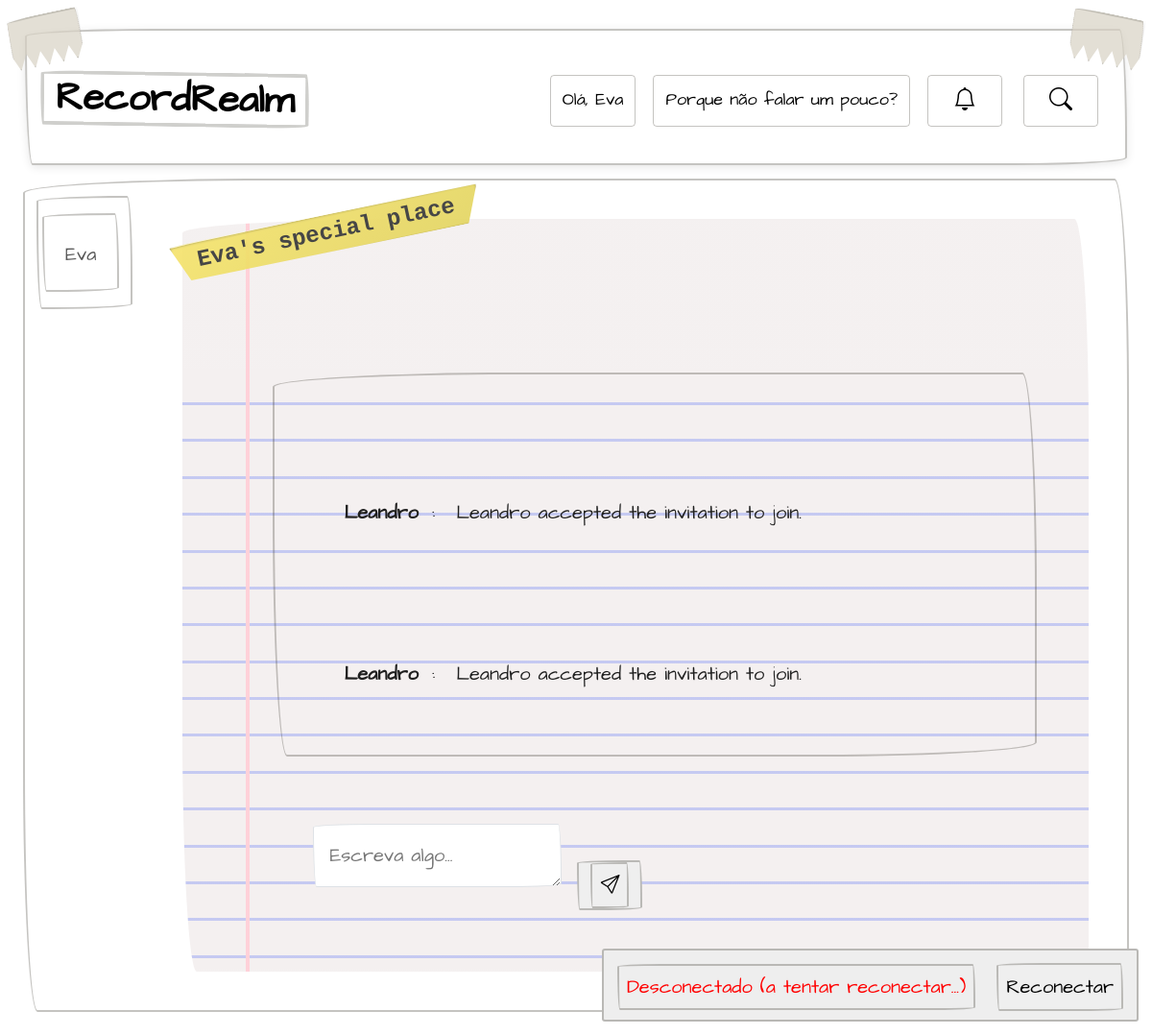
Screenshot of /rooms/rooms/evas-special-place-eva/ (signed in) with the database file from the repository.
### room/models.py (models this page shows, shortened)
class Room(models.Model):
    nome = models.CharField(max_length=23)
    slug = models.SlugField(unique=True, blank=True)
    dono = models.ForeignKey(
        settings.AUTH_USER_MODEL,
        related_name='owned_rooms',
        on_delete=models.CASCADE
    )
    membros = models.ManyToManyField(
        settings.AUTH_USER_MODEL,
        related_name='rooms',
        blank=True
    )
    privado_def = models.BooleanField(default=True)

class Message(models.Model):
    room = models.ForeignKey(Room, related_name='messages', on_delete=models.CASCADE)
    user = models.ForeignKey(User, related_name='messages', on_delete=models.CASCADE)
    content = models.TextField()
    date_added = models.DateTimeField(auto_now_add=True)
    class Meta:
        ordering = ('date_added',)

### room/views.py (the view, shortened to what this page needs)
# urls.py: path('rooms/<slug:slug>/', views.room_detail, name='room_detail'),
@login_required
def room_detail(request, slug):
    room = get_object_or_404(Room, slug=slug)
    if room.privado_def and request.user not in room.membros.all():
        return render(request, 'room/forbidden.html', status=403)
    messages_list = room.messages.all()
    users = room.membros.all()
    return render(request, 'room/room.html', {
        'room': room,
        'messages': messages_list,
        'users': users
    })

### room/templates/room/room.html (shortened to what this page needs)
{% extends 'core/base.html' %}
{% block content %}
<div class="chat-container" style="display: flex; gap: 1rem; align-items: flex-start;">
  <ul style="list-style: none; padding-left: 0;">
    {% for user in users %}
      <li class="utilizadores" style="margin-bottom: 0.5rem; display: flex; align-items: center; justify-content: space-between;">
        <a href="{% url 'user_info' user.id %}" style="border-color: transparent; text-decoration: none;">{{ user.username }}</a>
      </li>
    {% endfor %}
  </ul>
  <div class="paper-chat" style="border-color: transparent; flex: 1; min-width: 0;">
    <h1 class="fita">{{ room.nome }}</h1>
    <div id="chat-messages" class="space-y-3" style="max-height: 400px; overflow-y: auto;">
      {% for m in messages %}
      <div id="mensagem-{{ m.id }}" data-id="{{ m.id }}" style="border-radius: 5px;">
        <div style="display: flex; justify-content: space-between; align-items: center; border-color: transparent;">
          <div style="border-color: transparent;">
            <b class="label" style="border-color: transparent;">{{ m.user.username }}</b>: <span style="border-color: transparent;" id="message-content-{{ m.id }}">{{ m.content }}</span>
          </div>
        </div>
      </div>
      {% endfor %}
    </div>
    <div style="border-color: transparent;">
      <form method="post" action="." id="chat-form" class="relative" style="border-color: transparent;">
        <div style="border-color: transparent;">
          <textarea
            name="content"
            id="chat-message-input"
            class="w-full pr-12 resize-none border rounded-xl p-3"
            placeholder="Escreva algo..."
            autocomplete="off"
            rows="1"
          ></textarea>
          <button
            type="submit"
            id="chat-message-submit"
            class="absolute right-3 top-1/2 -translate-y-1/2 text-teal-600 hover:text-teal-800"
          >
            <i class="bi bi-send text-xl"></i>
          </button>
        </div>
      </form>
    </div>
  </div>
</div>
<div id="connection-status" style="position: fixed; bottom: 10px; right: 10px; padding: 5px 10px; border-radius: 3px; background: #eee; z-index: 1000;">
    <span id="status-text">Conectando...</span>
    <button id="reconnect-btn" style="margin-left: 10px; display: none;">Reconectar</button>
</div>
{% endblock %}

### core/templates/core/base.html (shortened to what this page needs)
{% load static %}
<!DOCTYPE html>
<html>
  <head>
    <link href="https://cdn.jsdelivr.net/npm/bootstrap-icons/font/bootstrap-icons.css" rel="stylesheet">
    <link href="https://cdn.jsdelivr.net/npm/bootstrap@5.3.3/dist/css/bootstrap.min.css" rel="stylesheet">
    <link rel="stylesheet" href="{% static 'css/style.css' %}">
  </head>
  <body>
    <link href="https://cdn.jsdelivr.net/npm/bootstrap-icons/font/bootstrap-icons.css" rel="stylesheet">
    <nav id="tape-wrapper">
      <div class="tape-corner left"></div>
      <div class="tape-corner right"></div>
      <div class="header">
        <a href="/" class="logo">RecordRealm</a>
        <div class="header-right">
          {% if request.user.is_authenticated %}
            {% if request.user.is_staff or request.user.is_superuser %}
              <div style = "border-color: transparent;"  class="dropdown d-inline-block">
                <a href="#" class="dropdown-toggle" id="adminDropdown" data-bs-toggle="dropdown" aria-expanded="false">
                  Olá, {{ user.username }}
                </a>
                <ul class="dropdown-menu" aria-labelledby="adminDropdown">
                  <li><a class="dropdown-item" href="/perfil/"><i class="bi bi-person"></i>Perfil</a></li>
                  <li><a class="dropdown-item" href="/admin/"><i class="bi bi-gear"></i>Administração</a></li>
                  <li><a class="dropdown-item" href="/admin/auth/user/"><i class="bi bi-people"></i>Utilizadores</a></li>
                  <li><a class="dropdown-item" href="/rooms/"><i class="bi bi-chat-left-text"></i>Chatrooms</a></li>
                </ul>
              </div>
            {% else %}
              <a href="/perfil/">Olá, {{ user.username }}</a>
              <a href="/rooms/">Porque não falar um pouco?</a>
            {% endif %}
            <a href="{% url 'convite_pendente' %}" class="position-relative me-2" title="Convites Pendentes">
              <i style = "border-color: transparent;" class="bi bi-bell fs-4"></i>
            </a>
          {% else %}
            <a href="/login/">Log in</a>
            <a href="/signup/">Criar Conta</a>
          {% endif %}
          <a href="#" id="search-toggle" title="Pesquisar">
            <i style = "border-color: transparent;"class="bi bi-search fs-4"></i>
          </a>
        </div>
      </div>
    </nav>
{% block content %}
{% endblock %}
</body>
</html>

### core/static/css/style.css (style rules this page uses)
body { margin: 0; padding: 20px; display: flex; justify-content: center; flex-direction: column; }
*:not(html):not(body) { font-family: 'Handwritten', cursive; font-size: 1.25rem; padding: 0.5rem 0.5rem; margin: .5rem .25rem .25rem; outline: none; border-radius: 255px 15px 225px 15px/15px 225px 15px 255px; border: solid 0.1em #4140344E; }
form { display: flex; flex-direction: column; gap: 10px; }
.label { font-weight: bold; margin-bottom: 5px; border-color: transparent; }
button, input { overflow: visible; }
button, select { text-transform: none; }
:root { --main-line-color: hsl(234, 62%, 86%); --side-line-color: hsl(350, 100%, 91%); --paper-color: hsl(0, 15%, 95%); --ink-color: hsl(0, 0%, 12%); --line-thickness: 3px; --top-space: 4lh; --pink: #ecb2ba; --pink-dark: #c6939a; --tape-gray: #dbd8be; --tape-edge-gray: #b7b49d; --transparent: rgba(255, 255, 255, 0); }
:root { --tape-gray: #d8d2c4; --tape-edge-gray: #b5b0a6; }
#tape-wrapper { border-color: transparent; position: relative; width: 100%; margin: 0; padding: 0; }
.tape-corner { position: absolute; width: 7vmin; height: 5vmin; background-color: var(--tape-gray); opacity: 0.7; border-left: 1px dotted var(--tape-edge-gray); border-right: 1px dotted var(--tape-edge-gray); box-shadow: 0 2px 6px rgba(0, 0, 0, 0.2); z-index: 3; clip-path: polygon( 0 0, 100% 0, 100% 70%, 90% 100%, 80% 70%, 70% 100%, 60% 70%, 50% 100%, 40% 70%, 30% 100%, 20% 70%, 10% 100%, 0 70% ); }
.tape-corner.left { top: -1.5vmin; left: -1.5vmin; transform: rotate(-12deg) skewX(-3deg); }
.tape-corner.right { top: -1.5vmin; right: -1.5vmin; transform: rotate(12deg) skewX(3deg); }
.header { position: relative; background: white; padding: 20px 10px; z-index: 2; display: flex; justify-content: space-between; align-items: center; flex-wrap: wrap; box-shadow: 0 2px 10px rgba(0, 0, 0, 0.1); }
.header a { color: black; text-align: center; padding: 12px; text-decoration: none; font-size: 18px; line-height: 25px; border-radius: 4px; }
.header a.logo { font-size: 2em; border-radius: 255px 15px 225px 15px/15px 225px 15px 255px; border: solid 0.1em #63625a4e; transform: rotate(0.9deg); font-weight: bold; }
.header-right { display: flex; gap: 10px; border-color: transparent; }
.fita { font-size: 1.5rem; position: absolute; top: -15px; left: -20px; padding: 5px 25px; background: linear-gradient(145deg, #f5e36b, #e3d45f); color: #333; font-weight: bold; font-family: 'Courier New', Courier, monospace; box-shadow: inset 0 1px 2px rgba(0,0,0,0.2), 2px 2px 5px rgba(0,0,0,0.3); transform: rotate(-12deg); clip-path: polygon(0 0, 100% 5%, 95% 100%, 5% 95%); opacity: 0.9; border-top: 1px solid rgba(255,255,255,0.7); border-bottom: 1px solid rgba(0,0,0,0.1); z-index: inherit; }
.paper-chat { position: relative; background: var(--paper-color); margin: 2rem; padding: calc(var(--top-space) - 0.5lh) 3rem 1rem 5.5rem; font-size: 1.5rem; line-height: 1.6; color: var(--ink-color); background-image: linear-gradient( 90deg, transparent, transparent 4rem, var(--side-line-color) 4rem, var(--side-line-color) 4.25rem, transparent 4.25rem ), linear-gradient( var(--paper-color), var(--paper-color) var(--top-space), transparent var(--top-space) ), repeating-linear-gradient( transparent, transparent calc(1lh - var(--line-thickness)), var(--main-line-color) calc(1lh - var(--line-thickness)), var(--main-line-color) 1lh, transparent 1lh ); }
#chat-messages { max-height: 600px; overflow-y: auto; padding: 0 1rem; margin-top: 1.5rem; margin-bottom: 1rem; }
#chat-messages b { display: inline-block; margin-bottom: 1rem; }
a { margin: 0 10px; color: #555; text-decoration: none; position: relative; }

### core/templates/core/base.html (style rules this page uses)
a { margin: 0 10px; color: #555; text-decoration: none; position: relative; }

### room/templates/room/room.html (style rules this page uses)
[id^="mensagem-"] { border-color: transparent; transition: all 0.3s; }
#connection-status { position: fixed; bottom: 10px; right: 10px; padding: 5px 10px; border-radius: 3px; background: #eee; z-index: 1000; }
#reconnect-btn { margin-left: 10px; display: none; cursor: pointer; }

### rows the page displays
Room: nome "Eva's special place"
Message: user.username "Leandro", content "Leandro accepted the invitation to join."
Message: user.username "Leandro", content "Leandro accepted the invitation to join."

### other values shown
{{ user.username }} "Eva"
